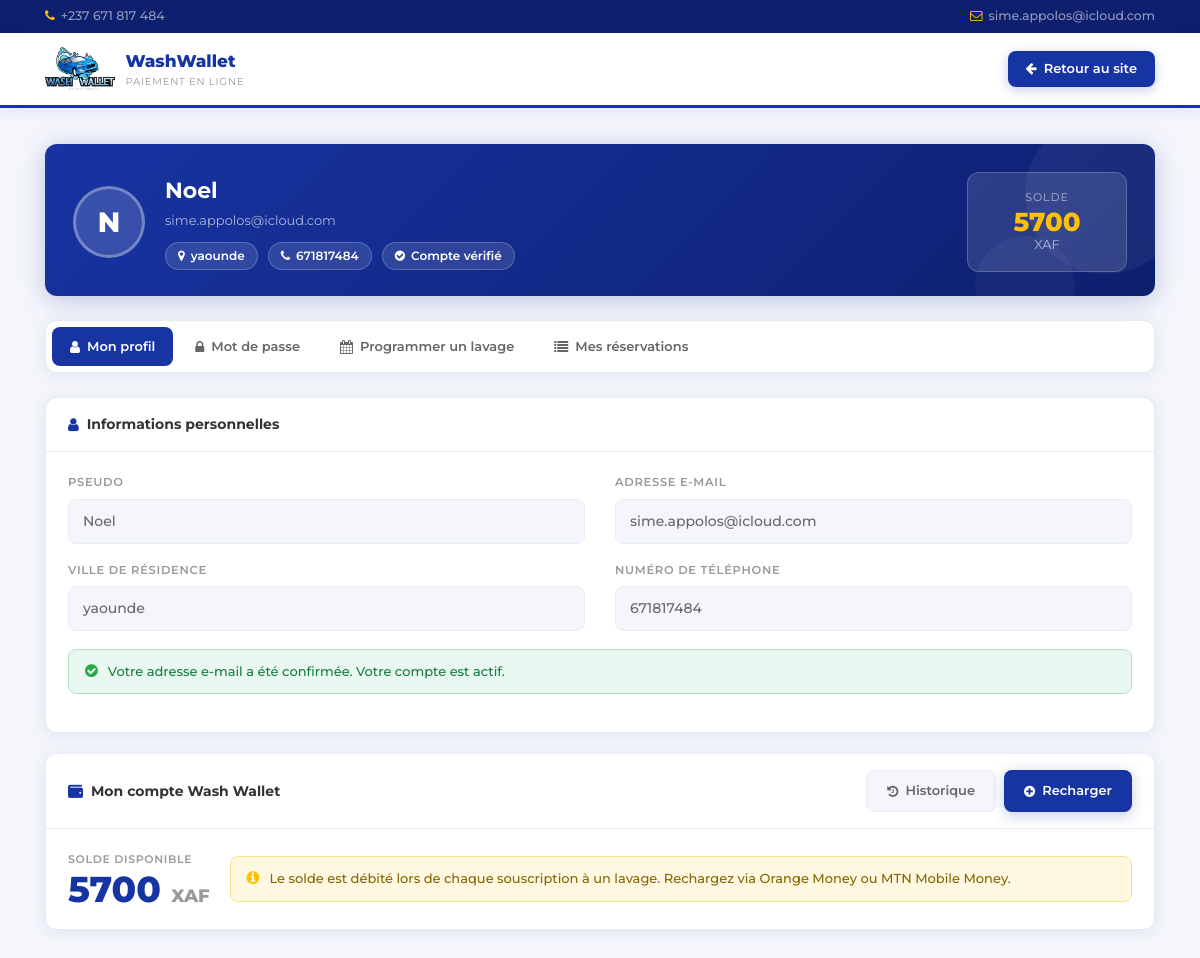
Page /emailApp/profil (signed in) on the committed database.
### emailApp/models.py (models this page shows, shortened)
class Utilisateur(AbstractBaseUser):
    email = models.EmailField(verbose_name='adresse email', max_length=255, unique=True)
    pseudo = models.CharField(max_length=50, unique=True)
    numero_telephone = models.CharField(max_length=15, unique=True)
    ville_residence = models.CharField(max_length=100)
    is_admin = models.BooleanField(default=False)
    is_active = models.BooleanField(default=False)  # Le compte n'est pas actif par défaut
    account_activation_token = account_activation_token
    objects = UtilisateurManager()
    USERNAME_FIELD = 'email'
    REQUIRED_FIELDS = ['pseudo', 'numero_telephone', 'ville_residence']

class Compte(models.Model):
    numero_compte = models.CharField(max_length=255, unique=True, default=uuid.uuid4, editable=False, primary_key=True)
    solde = models.DecimalField(max_digits=10, decimal_places=2)
    utilisateur = models.ForeignKey('Utilisateur', on_delete=models.CASCADE)

### emailApp/views.py (the view)
# urls.py: path('profil', views.profil, name='profil'),
def profil(request):
    from django.utils import timezone
    import datetime as dt
    user = request.user
    try:
        compte = Compte.objects.get(utilisateur=user)
        solde = compte.solde
    except Compte.DoesNotExist:
        compte = Compte.objects.create(utilisateur=user, solde=0)
        solde = 0
    today    = timezone.now().date()
    max_date = today + dt.timedelta(days=30)
    transactions = Transaction.objects.filter(
        utilisateur=user
    ).order_by('-date_transaction')
    return render(request, 'profil.html', {
        'solde':        solde,
        'today':        today.strftime('%Y-%m-%d'),
        'max_date':     max_date.strftime('%Y-%m-%d'),
        'transactions': transactions,
    })

### templates/profil.html (shortened to what this page needs)
{% extends "base.html" %}
{% load static %}
{% block link %}
<link href="{% static 'assets/stylesheets/bootstrap.min.css' %}" rel="stylesheet">
<link rel="stylesheet" href="https://cdnjs.cloudflare.com/ajax/libs/font-awesome/4.7.0/css/font-awesome.min.css">
{% endblock %}
{% block header %}
<div class="ww-topbar-profil">
    <div class="container">
        <div class="tp-inner">
            <div class="tp-item"><i class="fa fa-phone"></i><span>+237 671 817 484</span></div>
            <div class="tp-item"><i class="fa fa-envelope-o"></i><span>sime.appolos@icloud.com</span></div>
        </div>
    </div>
</div>
<nav class="ww-navbar-profil">
    <div class="container">
        <div class="nav-inner">
            <a href="{% url 'vitrine' %}" class="brand">
                <img src="{% static 'assets/images/logo.png' %}" alt="Wash Wallet">
                <div>
                    <div class="brand-name">WashWallet</div>
                    <div class="brand-sub">Paiement en ligne</div>
                </div>
            </a>
            <a href="{% url 'vitrine' %}" class="ww-back-btn">
                <i class="fa fa-arrow-left"></i> Retour au site
            </a>
        </div>
    </div>
</nav>
{% endblock %}
{% block content %}
<div class="profil-page">
    <div class="container">
        <div class="user-hero">
            <div class="user-avatar-big" id="heroAvatar">{{ user.pseudo|first|upper }}</div>
            <div class="user-hero-info">
                <div class="user-hero-name">{{ user.pseudo }}</div>
                <div class="user-hero-email">{{ user.email }}</div>
                <div class="user-hero-badges">
                    <div class="hero-badge"><i class="fa fa-map-marker"></i> {{ user.ville_residence }}</div>
                    <div class="hero-badge"><i class="fa fa-phone"></i> {{ user.numero_telephone }}</div>
                    <div class="hero-badge"><i class="fa fa-check-circle"></i> Compte vérifié</div>
                </div>
            </div>
            <div class="solde-hero">
                <div class="solde-hero-label">Solde</div>
                <div class="solde-hero-value">{{ solde|floatformat:0 }}</div>
                <div class="solde-hero-unit">XAF</div>
            </div>
        </div>
        <div class="ww-tabs">
            <button class="ww-tab-btn active" data-tab="tab-general">
                <i class="fa fa-user"></i> Mon profil
            </button>
            <button class="ww-tab-btn" data-tab="tab-password">
                <i class="fa fa-lock"></i> Mot de passe
            </button>
            <button class="ww-tab-btn" data-tab="tab-reservation">
                <i class="fa fa-calendar"></i> Programmer un lavage
            </button>
            <button class="ww-tab-btn" data-tab="tab-mes-reservations">
                <i class="fa fa-list"></i> Mes réservations
            </button>
        </div>
        <div class="ww-pane active" id="tab-general">
            <div class="ww-card">
                <div class="ww-card-head">
                    <div class="ww-card-title"><i class="fa fa-user"></i> Informations personnelles</div>
                </div>
                <div class="ww-card-body">
                    <div class="row">
                        <div class="col-md-6">
                            <div class="ww-form-group">
                                <label class="ww-form-label">Pseudo</label>
                                <input class="ww-input" type="text" value="{{ user.pseudo }}" readonly>
                            </div>
                        </div>
                        <div class="col-md-6">
                            <div class="ww-form-group">
                                <label class="ww-form-label">Adresse e-mail</label>
                                <input class="ww-input" type="text" value="{{ user.email }}" readonly>
                            </div>
                        </div>
                        <div class="col-md-6">
                            <div class="ww-form-group">
                                <label class="ww-form-label">Ville de résidence</label>
                                <input class="ww-input" type="text" value="{{ user.ville_residence }}" readonly>
                            </div>
                        </div>
                        <div class="col-md-6">
                            <div class="ww-form-group">
                                <label class="ww-form-label">Numéro de téléphone</label>
                                <input class="ww-input" type="text" value="{{ user.numero_telephone }}" readonly>
                            </div>
                        </div>
                    </div>
                    <div class="ww-alert ww-alert-success">
                        <i class="fa fa-check-circle"></i>
                        <span>Votre adresse e-mail a été confirmée. Votre compte est actif.</span>
                    </div>
                </div>
            </div>
            <div class="ww-card">
                <div class="ww-card-head">
                    <div class="ww-card-title"><i class="fa fa-wallet"></i> Mon compte Wash Wallet</div>
                    <div style="display:flex; gap:8px;">
                        <button class="ww-btn ww-btn-ghost" id="btnToggleHistorique">
                            <i class="fa fa-history"></i> Historique
                        </button>
                        <button class="ww-btn ww-btn-primary" data-toggle="modal" data-target="#rechargeModal">
                            <i class="fa fa-plus-circle"></i> Recharger
                        </button>
                    </div>
                </div>
                <div class="ww-card-body">
                    <div style="display:flex; align-items:center; gap:20px; flex-wrap:wrap; margin-bottom:0;">
                        <div>
                            <div style="font-size:11px; font-weight:600; color:var(--text-3); text-transform:uppercase; letter-spacing:0.06em; margin-bottom:4px;">Solde disponible</div>
                            <div style="font-size:36px; font-weight:800; color:var(--primary); line-height:1;">
                                {{ solde|floatformat:0 }} <span style="font-size:18px; color:var(--text-3);">XAF</span>
                            </div>
                        </div>
                        <div style="flex:1; min-width:220px;">
                            <div class="ww-alert ww-alert-warning" style="margin-bottom:0;">
                                <i class="fa fa-info-circle"></i>
                                <span>Le solde est débité lors de chaque souscription à un lavage. Rechargez via Orange Money ou MTN Mobile Money.</span>
                            </div>
                        </div>
                    </div>
                </div>
            </div>
        </div>
    </div>
</div>
{% endblock %}

### rows in the picture
Utilisateur: pseudo|first "N", pseudo "Noel", email "sime.appolos@icloud.com", ville_residence "yaounde", numero_telephone "671817484"
Compte: solde "5700"
